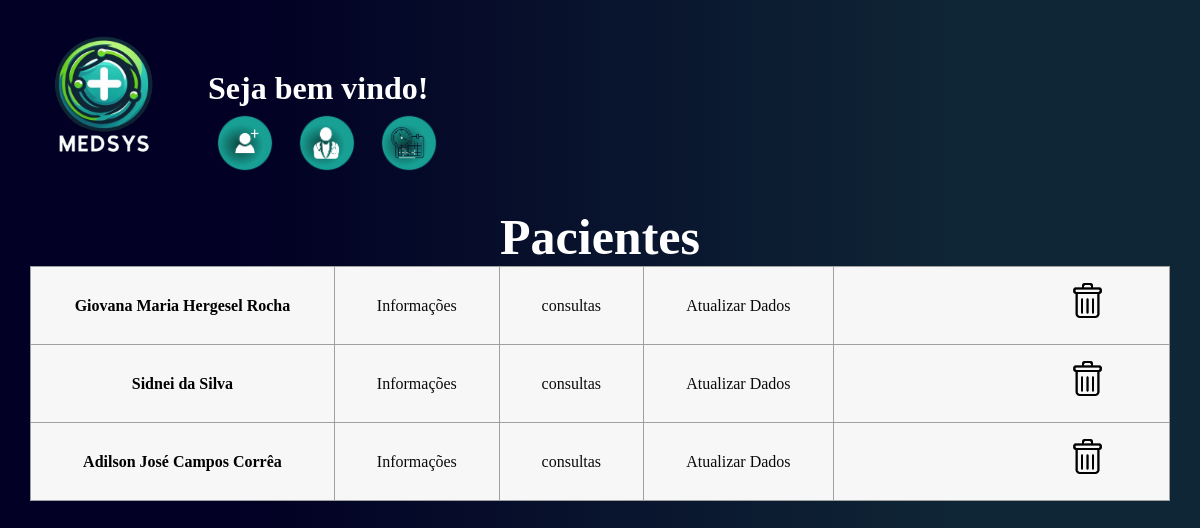
The app's page /, older data.
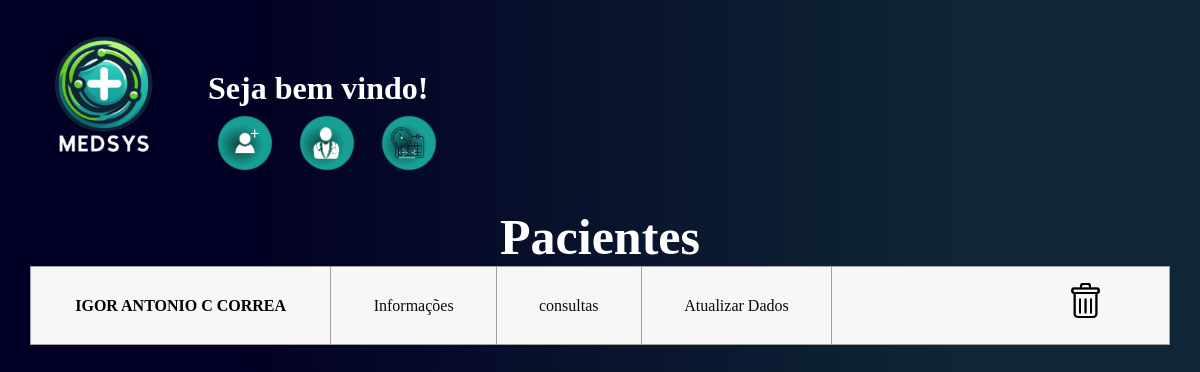
The same page, newer data.
### hospital/models.py (models this page shows, shortened)
class Pacientes(models.Model):
    nome = models.CharField(max_length=50, null=False)
    idade = models.IntegerField(null=False)
    sexo = models.CharField(max_length=10, null=False)
    logradouro = models.CharField(max_length=50, null=False)
    cep = models.CharField(max_length=8, null=False, default="")
    estado = models.CharField(max_length=20,null=False,default="")
    cidade = models.CharField(max_length=20,null=False,default="")
    cpf = models.CharField(max_length=11, null=False)  # Tornar o CPF único
    email = models.CharField(max_length=40,null=False,default="")

### hospital/views.py (the view)
# urls.py: 2. Add a URL to urlpatterns:  path('', views.home, name='home')
def home(request):
    pacientes = Pacientes.objects.all()
    return render(request,'index.html',{'pacientes':pacientes})

### hospital/templates/index.html (shortened to what this page needs)
<!DOCTYPE html>
<html lang="en">
<head>
    <link rel="stylesheet" href="../static/style.css">
</head>
<body>
    <header>
        <div>
            <img src="../static/media/logosem.png" width="200">
        </div>
        <h1>Seja bem vindo!</h1>
        <a href="{% url 'cad' %}" class="cad" ><img src="../static/media/addpacie.png" width="60px"></a>
        <a href="{% url 'tabmed' %}"><img src="../static/media/tabmed.png" width="60px"></a>
        <a href="{% url 'agendar_consulta' %}"><img src="../static/media/agendar.png" width="60px"></a>
    </header>
    <table>
        <caption><h1>Pacientes</h1></caption>
        {% for pacientes in pacientes%}
        <tr>
            <th>{{pacientes.nome}}</th>
            <td><a href="{% url 'informacoes' pacientes.id %}">Informações</a></td>
            <td><a href="{% url 'listar_consultas_paciente' pacientes.id %} ">consultas</a></td>
            <td><a href="{% url 'atu' pacientes.id %}">Atualizar Dados</a></td>
            <td><a href="{% url 'delete' pacientes.id %}"><img src="../static/media/lixeira.png" width="35px" style="margin-left: 190px;"></a></td>
        </tr>
        {% endfor %}
    </table>
</body>
</html>

### hospital/static/style.css (style rules this page uses)
* { margin:0; padding: 0; }
body { background-color: rgba(15,38,54,1); background: linear-gradient(90deg, rgba(2,0,36,1) 20%, rgba(15,38,54,1) 80%); }
header { height: 200px; }
header h1 { padding-top: 70px; color:white ; }
img { float: left; border: transparent thin solid; padding: 5px; margin: 0px 10px 10px 0; max-width: 186px; }
table { margin-left: auto; margin-right: auto; border-collapse:collapse; border-radius: 20px; width: 95%; }
caption h1 { text-align: center; font-size: 50px; color: white; }
th,td { border: 1px solid rgb(160 160 160); padding: 10px 40px; display: blo; text-align: center; }
td a { text-decoration: none; color: rgb(10, 10, 10); }
tr:nth-child(n) { background-color: #f7f7f7; }
.cad { margin-top: 5px; margin-left: auto; margin-right: auto; }

Row changes from the older to the newer data that the page shows:
removed Pacientes: nome "Giovana Maria Hergesel Rocha"
removed Pacientes: nome "Sidnei da Silva"
removed Pacientes: nome "Adilson José Campos Corrêa"
added Pacientes: nome "IGOR ANTONIO C CORREA"
